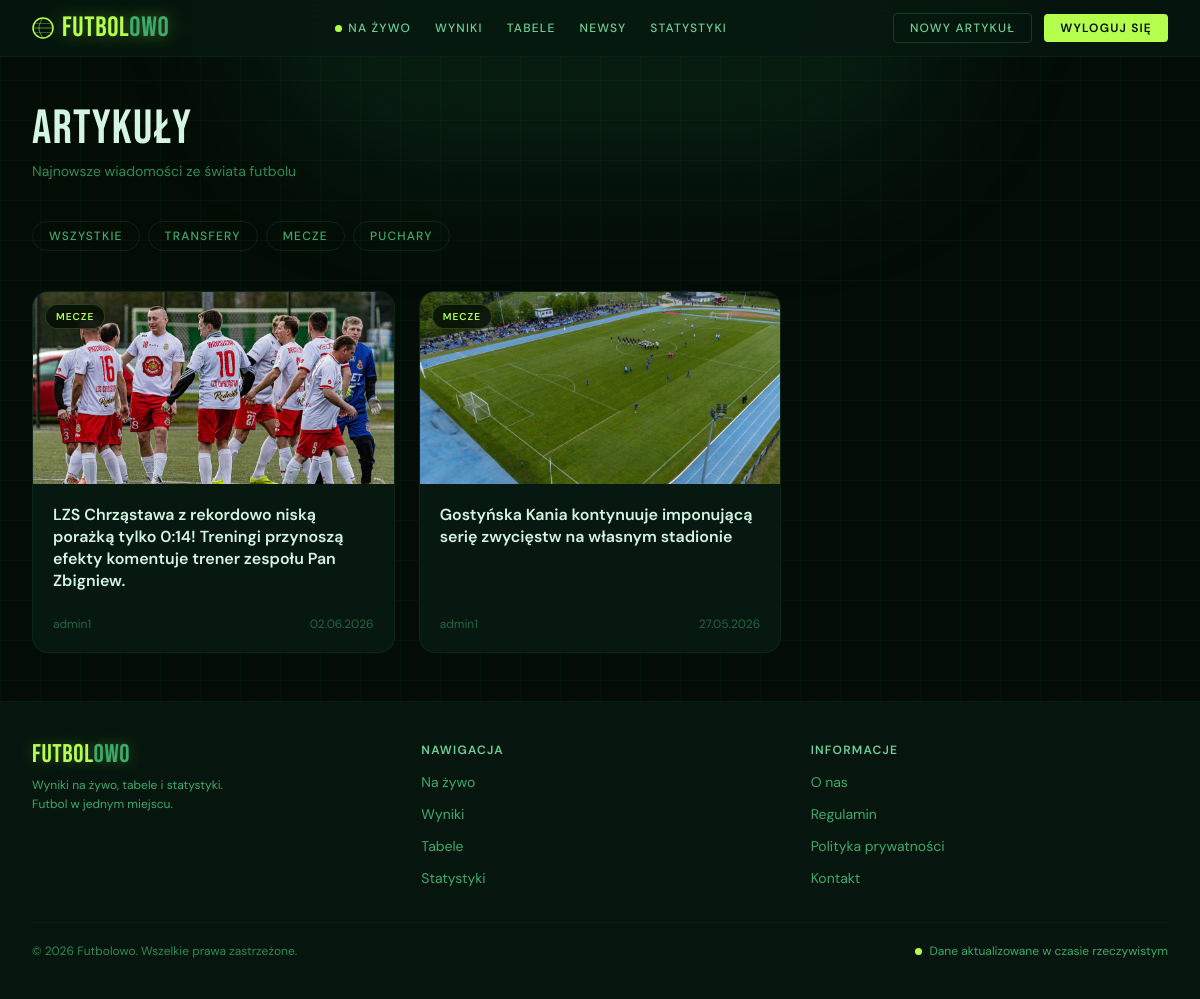
The page /articles/list (signed in) on the database its author committed.
### apps/articles/models.py (models this page shows, shortened)
class Article(models.Model):
    CATEGORY_CHOICES = [
        ("Transfery", "Transfery"),
        ("Mecze", "Mecze"),
        ("Puchary", "Puchary"),
    ]
    title = models.CharField(max_length=200, null=True)
    creator = models.ForeignKey(User, related_name="articles", on_delete=models.CASCADE)
    category = models.CharField(max_length=50 ,choices=CATEGORY_CHOICES)
    content = CKEditor5Field('Content', config_name='default')
    created_at = models.DateTimeField(auto_now_add=True)
    thumbnail = models.ImageField(upload_to='thumbnails/%Y/%m/%d/')

### apps/articles/views.py (the view)
# urls.py: path("/list", views.article_list, name="list"),
def article_list(request):
    articles = Article.objects.all().order_by("-created_at")
    if 'category' in request.GET:
        category = request.GET['category']
    else:
        category = ''
    if category:
        articles = articles.filter(category=category)
    return render(request, "articles/article_list.html", {
        "articles": articles,
    })

### apps/articles/templates/articles/article_list.html (shortened to what this page needs)
{% extends 'core/base.html' %}
{% block body %}
<div class="max-w-7xl mx-auto px-4 sm:px-6 lg:px-8 py-12">
  <div class="mb-10">
    <h1 class="font-display text-5xl tracking-wide text-forest-50 mb-2">Artykuły</h1>
    <p class="text-forest-400 text-sm">Najnowsze wiadomości ze świata futbolu</p>
  </div>
  <div class="flex gap-2 mb-10 flex-wrap">
    <a href="?category="
       class="px-4 py-1.5 rounded-full text-xs font-medium tracking-widest uppercase border border-forest-700/50 text-forest-300 hover:border-[#b5ff4d] hover:text-[#b5ff4d] transition-all duration-200">
      Wszystkie
    </a>
    <a href="?category=Transfery"
       class="px-4 py-1.5 rounded-full text-xs font-medium tracking-widest uppercase border border-forest-700/50 text-forest-300 hover:border-[#b5ff4d] hover:text-[#b5ff4d] transition-all duration-200">
      Transfery
    </a>
    <a href="?category=Mecze"
       class="px-4 py-1.5 rounded-full text-xs font-medium tracking-widest uppercase border border-forest-700/50 text-forest-300 hover:border-[#b5ff4d] hover:text-[#b5ff4d] transition-all duration-200">
      Mecze
    </a>
    <a href="?category=Puchary"
       class="px-4 py-1.5 rounded-full text-xs font-medium tracking-widest uppercase border border-forest-700/50 text-forest-300 hover:border-[#b5ff4d] hover:text-[#b5ff4d] transition-all duration-200">
      Puchary
    </a>
  </div>
  {% if articles %}
  <div class="grid grid-cols-1 sm:grid-cols-2 lg:grid-cols-3 gap-6">
    {% for article in articles %}
    <a href="{% url 'articles:view' article.pk %}"
       class="group bg-forest-900 border border-forest-700/40 rounded-2xl overflow-hidden hover:border-forest-500/60 hover:shadow-[0_0_24px_rgba(181,255,77,0.08)] transition-all duration-300 flex flex-col">
      <div class="relative overflow-hidden h-48">
        {% if article.thumbnail %}
          <img src="{{ article.thumbnail.url }}"
               alt="{{ article.title }}"
               class="w-full h-full object-cover group-hover:scale-105 transition-transform duration-500">
        {% else %}
          <div class="w-full h-full bg-forest-800 flex items-center justify-center">
            <span class="text-forest-600 text-xs uppercase tracking-widest">Brak zdjęcia</span>
          </div>
        {% endif %}
        <span class="absolute top-3 left-3 px-2.5 py-1 rounded-full text-[10px] font-semibold tracking-widest uppercase bg-forest-950/80 text-[#b5ff4d] border border-[#b5ff4d]/20 backdrop-blur-sm">
          {{ article.category }}
        </span>
      </div>
      <div class="p-5 flex flex-col flex-1">
        <h2 class="text-forest-50 font-semibold text-base leading-snug mb-2 group-hover:text-[#b5ff4d] transition-colors duration-200">
          {{ article.title }}
        </h2>
        <div class="mt-auto pt-4 flex items-center justify-between">
          <span class="text-forest-500 text-xs">{{ article.creator.username }}</span>
          <span class="text-forest-500 text-xs">{{ article.created_at|date:"d.m.Y" }}</span>
        </div>
      </div>
    </a>
    {% endfor %}
  </div>
  {% else %}
  <div class="flex flex-col items-center justify-center py-24 text-center">
    <p class="text-forest-400 text-sm mb-1">Brak artykułów</p>
    <p class="text-forest-600 text-xs">Wróć później</p>
  </div>
  {% endif %}
</div>
{% endblock %}

### rows shown on the page
Article: thumbnail (picture), category "MECZE", title "LZS Chrząstawa z rekordowo niską porażką tylko 0:14! Treningi przynoszą efekty komentuje trener zespołu Pan Zbigniew.", creator.username "admin1", created_at "02.06.2026"
Article: thumbnail (picture), category "MECZE", title "Gostyńska Kania kontynuuje imponującą serię zwycięstw na własnym stadionie", creator.username "admin1", created_at "27.05.2026"
